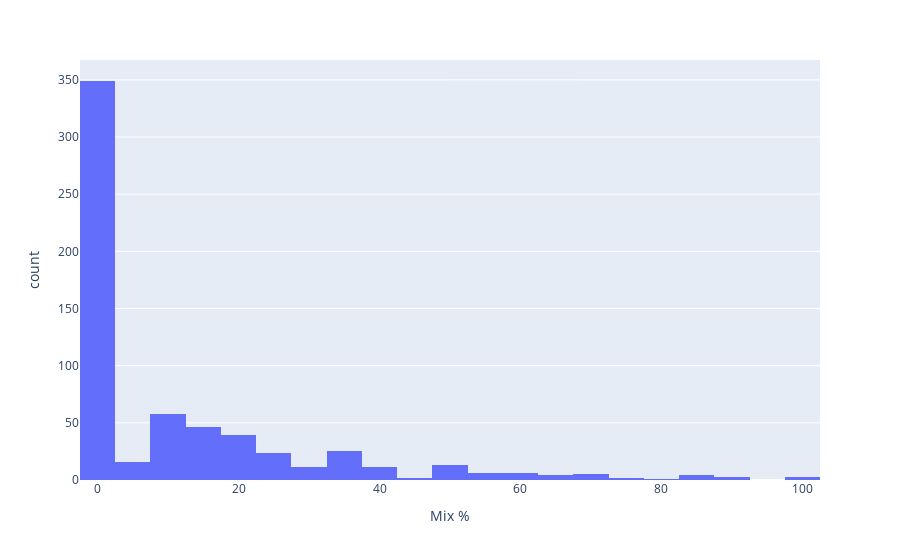
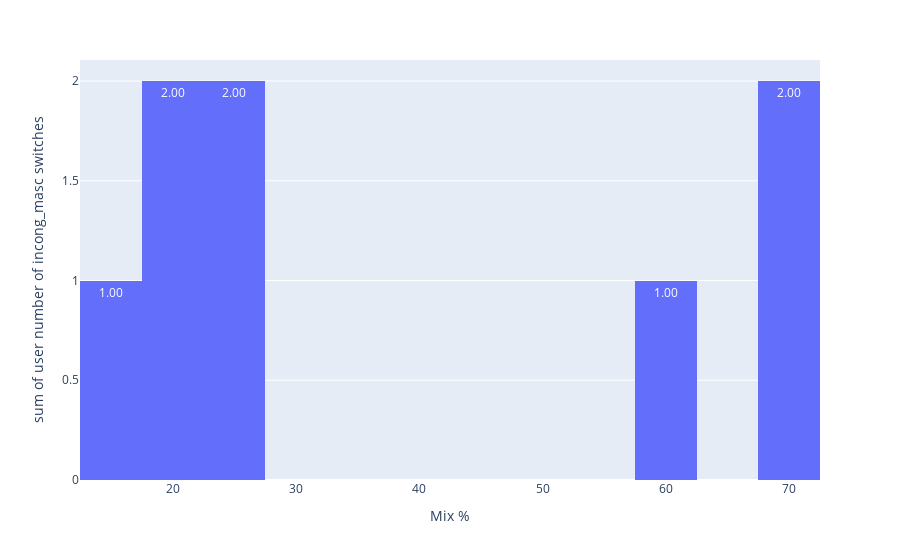

Notebook source saved alongside these figures, in order:
### Code cell
y = 'user number of incong_masc switches'
# y = 'user number of total ins switches'
# y = "user number of utterances with some ins switch"
# y = 'Mix %'
# y = 'Inter-Sentential CS %'


px.histogram(df_copy,  x='Mix %').show()

px.histogram(df_copy,
             y=y,
             x='Mix %',  #Q_enjoy_mix #Q_mix_often
             # color='experiment',
             text_auto='.2f',
             # histfunc='avg',
            ).update_xaxes(categoryorder="array",categoryarray=list(range(100))).show()

px.histogram(df_copy,
             y=y,
             x='lng_1',  #Q_enjoy_mix #Q_mix_often
             # color='experiment',
             text_auto='.2f',
             histfunc='avg',
            ).show()

### Figure 1 — Plotly figure (JSON) as saved in the notebook; plotly's stock layout.template omitted (floating-point values rounded to 4 significant figures; data arrays with more than 128 entries replaced by an {"elided": "..."} marker saying what was removed)
{"data": [{"alignmentgroup": "True", "bingroup": "x", "hovertemplate": "Mix %=%{x}<br>count=%{y}<extra></extra>", "legendgroup": "", "marker": {"color": "#636efa", "pattern": {"shape": ""}}, "name": "", "offsetgroup": "", "orientation": "v", "showlegend": false, "type": "histogram", "x": {"elided": "628 float values"}, "xaxis": "x", "yaxis": "y"}], "layout": {"autosize": true, "barmode": "relative", "legend": {"tracegroupgap": 0}, "margin": {"t": 60}, "xaxis": {"anchor": "y", "autorange": true, "domain": [0, 1], "range": [-2.5, 102.5], "title": {"text": "Mix %"}, "type": "linear"}, "yaxis": {"anchor": "x", "autorange": true, "domain": [0, 1], "range": [0, 367.4], "title": {"text": "count"}}}}

### Figure 2 — Plotly figure (JSON) as saved in the notebook; plotly's stock layout.template omitted (floating-point values rounded to 4 significant figures; data arrays with more than 128 entries replaced by an {"elided": "..."} marker saying what was removed)
{"data": [{"alignmentgroup": "True", "bingroup": "x", "histfunc": "sum", "hovertemplate": "Mix %=%{x}<br>sum of user number of incong_masc switches=%{y}<extra></extra>", "legendgroup": "", "marker": {"color": "#636efa", "pattern": {"shape": ""}}, "name": "", "offsetgroup": "", "orientation": "v", "showlegend": false, "texttemplate": "%{value:.2f}", "type": "histogram", "x": {"elided": "628 float values"}, "xaxis": "x", "y": {"elided": "628 int values"}, "yaxis": "y"}], "layout": {"autosize": true, "barmode": "relative", "legend": {"tracegroupgap": 0}, "margin": {"t": 60}, "xaxis": {"anchor": "y", "autorange": true, "categoryarray": [0, 1, 2, 3, 4, 5, 6, 7, 8, 9, 10, 11, 12, 13, 14, 15, 16, 17, 18, 19, 20, 21, 22, 23, 24, 25, 26, 27, 28, 29, 30, 31, 32, 33, 34, 35, 36, 37, 38, 39, 40, 41, 42, 43, 44, 45, 46, 47, 48, 49, 50, 51, 52, 53, 54, 55, 56, 57, 58, 59, 60, 61, 62, 63, 64, 65, 66, 67, 68, 69, 70, 71, 72, 73, 74, 75, 76, 77, 78, 79, 80, 81, 82, 83, 84, 85, 86, 87, 88, 89, 90, 91, 92, 93, 94, 95, 96, 97, 98, 99], "categoryorder": "array", "domain": [0, 1], "range": [12.5, 72.5], "title": {"text": "Mix %"}, "type": "linear"}, "yaxis": {"anchor": "x", "autorange": true, "domain": [0, 1], "range": [0, 2.105], "title": {"text": "sum of user number of incong_masc switches"}, "type": "linear"}}}
